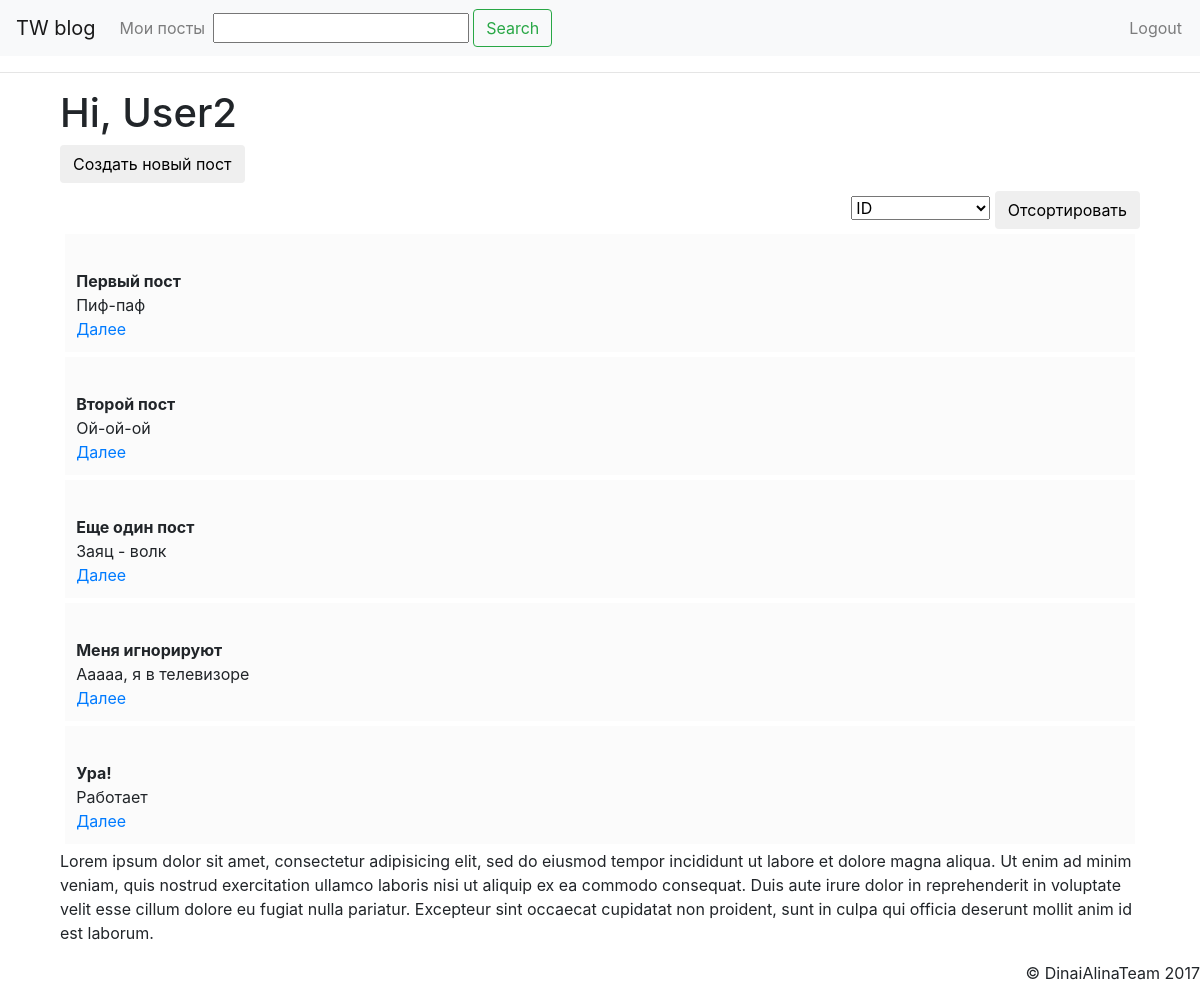
The page / (signed in) on the database its author committed.
### onemapp/models.py (models this page shows, shortened)
class Post(models.Model):
    author = models.ForeignKey('auth.User')
    title = models.CharField(max_length=200)
    text = models.TextField()
    created_date = models.DateTimeField(default=timezone.now)

### onemapp/views.py (the view)
# urls.py: url(r'^$', views.post_list, name='post_list'),
def post_list(request, user=None):
    if user and user.is_authenticated:
        posts = Post.objects.filter(author=user)  # получить посты пользователя
    else:
        posts = Post.objects.all()  # получить все посты
    form = PostListForm(request.GET)  # создать форму на основе модели Post
    form.is_valid()
    if form.cleaned_data.get('search'):
        posts = posts.filter(title__icontains=form.cleaned_data['search'])
    if form.cleaned_data.get('sort_field'):
        posts = posts.order_by(form.cleaned_data['sort_field'])
    for post in posts:
        post.text = post.text[:50]
    return render(request, 'post_list.html', {'form': form, 'posts': posts})

### onemapp/forms.py
class PostListForm(forms.Form):
    search = forms.CharField(required=False)
    sort_field = forms.ChoiceField(choices=(('id', 'ID'), ('title', 'title'), ('-created_date', u'Дата создания')), required=False)

### onemapp/templates/post_list.html (shortened to what this page needs)
{% extends "./base.html" %}
{% block search %}
    <form action="" class="form-inline">
        <div class=" mr-sm-1">
            {{ form.search }}
        </div>
        <button class="btn btn-outline-success my-sm-0" type="submit">Search</button>
    </form>
{% endblock %}
{% block content %}
    <h1>
        Hi,
        {% if request.user.is_authenticated %}
            {{ user }}
        {%  else %}
            team!
        {% endif %}
    </h1>
    <h3>
        {% if request.user.is_authenticated %}
            <form class="" action="/create/">
                <input type="submit" value="Создать новый пост" class="btn btn-default" >
            </form>
        {% endif %}
    </h3>
        <div class="filtersearch">
            <form action="">
                {{ form.sort_field }}
                <input type="submit"  value="Отсортировать" class="btn btn-default" >
            </form>
        </div>
    {% for post in posts %}
        <div>
            <p class="post">
            <br>
                <b>{{ post.title }}</b>
                <br>
                {{ post.text }}
                <br>
                <a href="{{ post.id }}"> Далее </a>
            </p>
        </div>
    {% endfor %}
    <p>{% lorem %}</p>
{% endblock %}

### onemapp/static/blog.css (style rules this page uses)
.post { padding: 1%; margin: 0.5%; background-color: #fbfbfb; }
.filtersearch { text-align: right; }

### rows shown on the page
Post: title "Первый пост", text "Пиф-паф"
Post: title "Второй пост", text "Ой-ой-ой"
Post: title "Еще один пост", text "Заяц - волк"
Post: title "Меня игнорируют", text "Ааааа, я в телевизоре"
Post: title "Ура!", text "Работает"

### other values the page prints
{{ user }} "User2"
